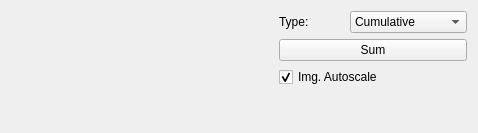
       <widget class="QWidget" name="scrollAreaWidgetContents_4">
        <property name="geometry">
         <rect>
          <x>0</x>
          <y>0</y>
          <width>478</width>
          <height>133</height>
         </rect>
        </property>
        <layout class="QGridLayout" name="gridLayout_68">
         <item row="0" column="0">
          <layout class="QGridLayout" name="gridLayout_3434">
           <property name="sizeConstraint">
            <enum>QLayout::SizeConstraint::SetMinimumSize</enum>
           </property>
           <item row="0" column="0">
            <layout class="QGridLayout" name="gridLayout_47">
             <item row="0" column="0" rowspan="4" colspan="4">
              <layout class="QGridLayout" name="gridLayout_microimage"/>
             </item>
             <item row="0" column="4">
              <widget class="QLabel" name="label_microimage">
               <property name="text">
                <string>Type:</string>
               </property>
              </widget>
             </item>
             <item row="0" column="5">
              <widget class="QComboBox" name="comboBox_fingerprint">
               <property name="sizePolicy">
                <sizepolicy hsizetype="Minimum" vsizetype="Fixed">
                 <horstretch>0</horstretch>
                 <verstretch>0</verstretch>
                </sizepolicy>
               </property>
               <property name="sizeAdjustPolicy">
                <enum>QComboBox::SizeAdjustPolicy::AdjustToContents</enum>
               </property>
               <item>
                <property name="text">
                 <string>Cumulative</string>
                </property>
               </item>
               <item>
                <property name="text">
                 <string>Last 10000 bins</string>
                </property>
               </item>
               <item>
                <property name="text">
                 <string>Last Full Frame</string>
                </property>
               </item>
              </widget>
             </item>
             <item row="1" column="4" colspan="2">
              <widget class="QPushButton" name="pushButton_4">
               <property name="text">
                <string>Sum</string>
               </property>
              </widget>
             </item>
             <item row="2" column="4" colspan="2">
              <widget class="QCheckBox" name="checkBox_autoscale_fingerprint">
               <property name="text">
                <string>Img. Autoscale</string>
               </property>
               <property name="checked">
                <bool>true</bool>
               </property>
              </widget>
             </item>
             <item row="3" column="4">
              <spacer name="verticalSpacer_15">
               <property name="orientation">
                <enum>Qt::Orientation::Vertical</enum>
               </property>
               <property name="sizeHint" stdset="0">
                <size>
                 <width>20</width>
                 <height>40</height>
                </size>
               </property>
              </spacer>
             </item>
            </layout>
           </item>
          </layout>
         </item>
        </layout>
       </widget>
